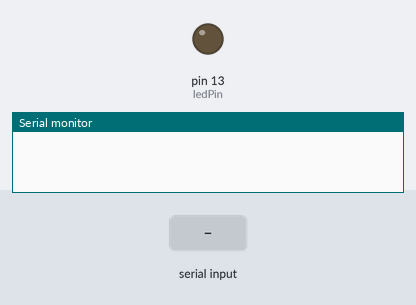
The sketch below on a simulated Arduino Uno, built with avr-gcc and run on an emulated ATmega328P. Shown: output pins drawn as LEDs (lit = HIGH), the last lines printed to the serial monitor. The inputs (shaded band) are chosen by the test bench.

Above: at 1.2 s.
1.3 s: "90,45\n" received over Serial
At 2.0 s:
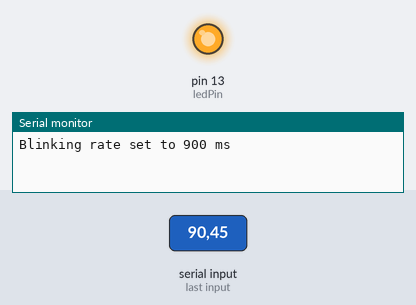
Timing chart, 0 to 10.3 s (numbered marks = the images above; inputs shaded):
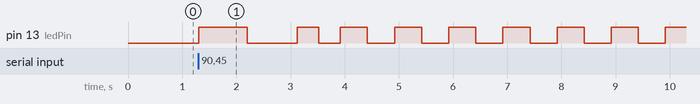

Measured:
- after the input at 1.3 s, pin 13 (ledPin): goes HIGH 0.90 s, LOW 0.92 s, HIGH 0.40 s, LOW 0.40 s, 6 × (HIGH 0.50 s, LOW 0.50 s), then HIGH, starting at once

The sketch:

ReceiveSerial-04-03.ino
```cpp
const int ledPin    = 13;
const int baudRate  = 9600;
      int blinkRate = 0;

void setup() {
  Serial.begin(baudRate);
  pinMode(ledPin, OUTPUT);
}

void loop() {
  if (Serial.available()) {
    char ch = Serial.read();
    if (isDigit(ch)) {
      blinkRate = (ch - '0');
      blinkRate = blinkRate * 100;
    }
    Serial.print("Blinking rate set to ");
    Serial.print(blinkRate);
    Serial.println(" ms");
  }
  blink();
}

void blink() {
  if (blinkRate > 0) {
    digitalWrite(ledPin, HIGH);
    delay(blinkRate);
  }
  digitalWrite(ledPin, LOW);
  delay(blinkRate);
}
```
